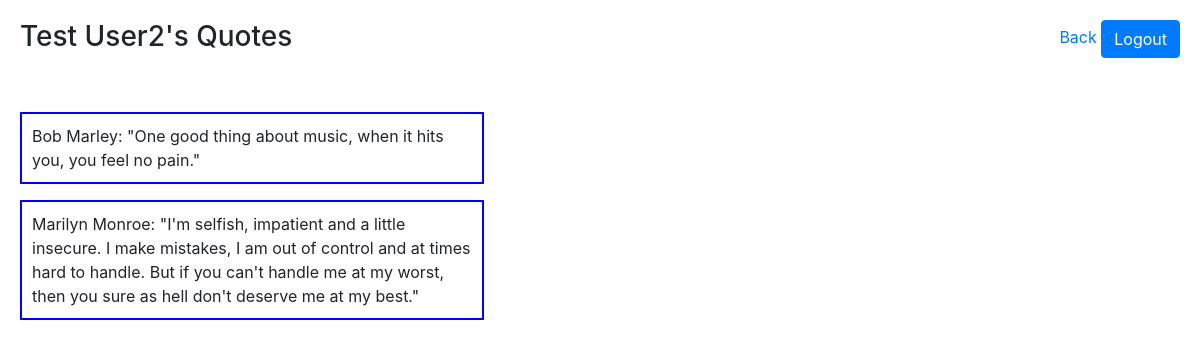
/user/2, run on the app's committed database.
### dash_app/models.py (models this page shows)
class User(models.Model):
    first_name = models.CharField(max_length=100)
    last_name = models.CharField(max_length=100)
    email = models.CharField(max_length=100)
    password = models.CharField(max_length=100)
    created_at = models.DateTimeField(auto_now_add=True)
    updated_at = models.DateTimeField(auto_now=True)
    objects = UserManager()
    def fullname(self):
        return (f'{self.first_name}  {self.last_name}')

class Quote(models.Model):
    author = models.CharField(max_length=100)
    content = models.TextField()
    poster = models.ForeignKey(User, related_name="posted_quotes", on_delete=models.CASCADE)
    likes = models.ManyToManyField(User, related_name="likes")
    created_at = models.DateTimeField(auto_now_add=True)
    updated_at = models.DateTimeField(auto_now=True)
    objects = QuoteManager()

### dash_app/views.py (the view)
# urls.py: path('user/<int:uid>',views.render_profile),
def render_profile(request, uid):
    context = {
        "poster" : User.objects.get(id=uid)
    }
    return render(request,'profile.html',context)

### dash_app/templates/profile.html (shortened to what this page needs)
<!DOCTYPE html>
<html lang="en">
<head>
    <link rel="stylesheet" href="https://maxcdn.bootstrapcdn.com/bootstrap/4.0.0/css/bootstrap.min.css"
>
    {% load static %}
    <link rel="stylesheet" href="{% static 'profile_style.css' %}">
</head>
<body>
    <div id="wrapper">
        <div id="header">
            <h3>{{poster.fullname}}'s Quotes</h3>
            <p id="link">
                <a href="/quotes">Back</a>
                <a href="/logout" class="btn btn-primary">Logout</a>
            </p>
        </div>
        {% for quote in poster.posted_quotes.all%}
        <p class="quotes">{{quote.author}}: "{{quote.content}}"</p>
        {% endfor %}
    </div>
</body>
</html>

### dash_app/static/profile_style.css (style rules this page uses)
#wrapper { padding: 20px; }
#header { margin-bottom: 50px; }
h3, #link { display: inline-block; vertical-align: middle; }
#link { float: right; align-content: space-between; }
.quotes { border: blue 2px solid; width: 40%; padding: 10px; }

### data on the page
User: fullname "Test User2"
Quote: author "Bob Marley", content "One good thing about music, when it hits you, you feel no pain."
Quote: author "Marilyn Monroe", content "I'm selfish, impatient and a little insecure. I make mistakes, I am out of control and at times hard to handle. But if you can't handle me at my worst, then you sure as hell don't deserve me at my best."
